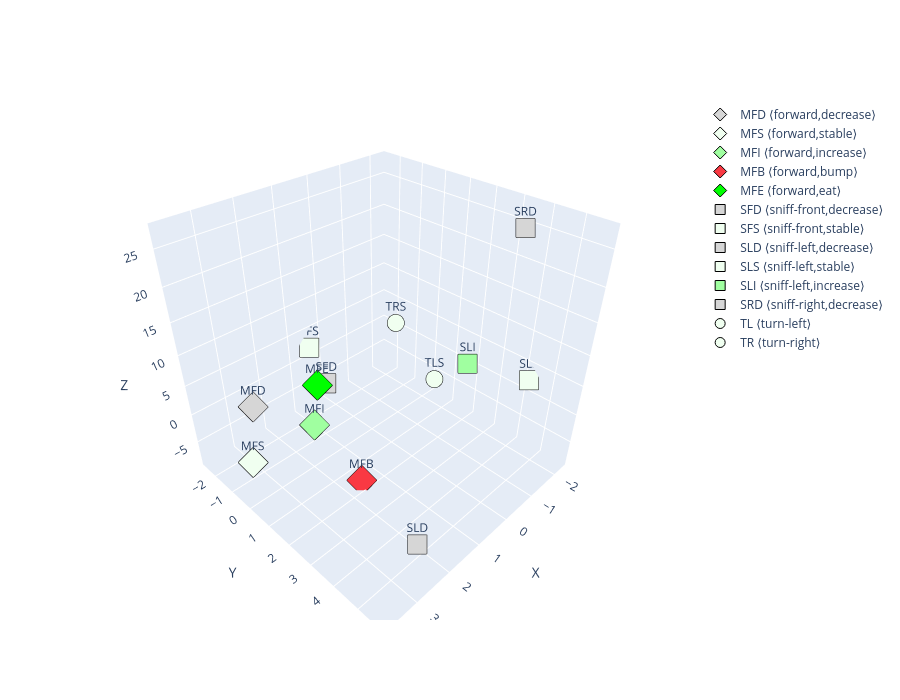

Notebook code for this chart:
### Code cell
# Look for the body model

group_axes_direction = {
    "direction_forward": df.index[df['direction'] == "front"].tolist(), 
    "direction_left": df.index[df['direction'] == "left"].tolist(), 
    "direction_right": df.index[df['direction'] == "right"].tolist(),
}
token_labels =  df['long'].tolist()
token_labels[11] = "TL ⟨turn-left⟩"
token_labels[13] = "TR ⟨turn-right⟩"
all_tokens = df.index.tolist()

# embedding_weight = model.embedding.weight
projected = project_embeddings_to_3D(model.embedding.weight, group_axes_direction)
plotly_embedding(projected, [token_labels[i] for i in all_tokens], all_tokens)

### Figure 1 — Plotly figure (JSON) as saved in the notebook; plotly's stock layout.template omitted (floating-point values rounded to 4 significant figures)
{"data": [{"marker": {"color": "#D6D6D6", "line": {"color": "black", "width": 1}, "size": 10, "symbol": "diamond"}, "mode": "markers+text", "name": "MFD ⟨forward,decrease⟩", "text": "MFD", "textposition": "top center", "type": "scatter3d", "x": [2.92], "y": [-1.281], "z": [1.754]}, {"marker": {"color": "#F0FFF0", "line": {"color": "black", "width": 1}, "size": 10, "symbol": "diamond"}, "mode": "markers+text", "name": "MFS ⟨forward,stable⟩", "text": "MFS", "textposition": "top center", "type": "scatter3d", "x": [3.743], "y": [0.1749], "z": [-1.027]}, {"marker": {"color": "#A0FFA0", "line": {"color": "black", "width": 1}, "size": 10, "symbol": "diamond"}, "mode": "markers+text", "name": "MFI ⟨forward,increase⟩", "text": "MFI", "textposition": "top center", "type": "scatter3d", "x": [2.075], "y": [0.3223], "z": [-0.3074]}, {"marker": {"color": "#F93943", "line": {"color": "black", "width": 1}, "size": 10, "symbol": "diamond"}, "mode": "markers+text", "name": "MFB ⟨forward,bump⟩", "text": "MFB", "textposition": "top center", "type": "scatter3d", "x": [1.61], "y": [1.777], "z": [-8.409]}, {"marker": {"color": "#00FF00", "line": {"color": "black", "width": 1}, "size": 10, "symbol": "diamond"}, "mode": "markers+text", "name": "MFE ⟨forward,eat⟩", "text": "MFE", "textposition": "top center", "type": "scatter3d", "x": [1.371], "y": [-0.6336], "z": [2.052]}, {"marker": {"color": "#D6D6D6", "line": {"color": "black", "width": 1}, "size": 10, "symbol": "square"}, "mode": "markers+text", "name": "SFD ⟨sniff-front,decrease⟩", "text": "SFD", "textposition": "top center", "type": "scatter3d", "x": [1.134], "y": [-0.5548], "z": [1.857]}, {"marker": {"color": "#F0FFF0", "line": {"color": "black", "width": 1}, "size": 10, "symbol": "square"}, "mode": "markers+text", "name": "SFS ⟨sniff-front,stable⟩", "text": "SFS", "textposition": "top center", "type": "scatter3d", "x": [0.485], "y": [-2.516], "z": [2.165]}, {"marker": {"color": "#D6D6D6", "line": {"color": "black", "width": 1}, "size": 10, "symbol": "square"}, "mode": "markers+text", "name": "SLD ⟨sniff-left,decrease⟩", "text": "SLD", "textposition": "top center", "type": "scatter3d", "x": [2.854], "y": [5.732], "z": [-0.6491]}, {"marker": {"color": "#F0FFF0", "line": {"color": "black", "width": 1}, "size": 10, "symbol": "square"}, "mode": "markers+text", "name": "SLS ⟨sniff-left,stable⟩", "text": "SLS", "textposition": "top center", "type": "scatter3d", "x": [-2.3], "y": [4.246], "z": [2.67]}, {"marker": {"color": "#A0FFA0", "line": {"color": "black", "width": 1}, "size": 10, "symbol": "square"}, "mode": "markers+text", "name": "SLI ⟨sniff-left,increase⟩", "text": "SLI", "textposition": "top center", "type": "scatter3d", "x": [-1.263], "y": [2.733], "z": [5.352]}, {"marker": {"color": "#D6D6D6", "line": {"color": "black", "width": 1}, "size": 10, "symbol": "square"}, "mode": "markers+text", "name": "SRD ⟨sniff-right,decrease⟩", "text": "SRD", "textposition": "top center", "type": "scatter3d", "x": [-1.413], "y": [4.061], "z": [27.04]}, {"marker": {"color": "#F0FFF0", "line": {"color": "black", "width": 1}, "size": 10, "symbol": "circle"}, "mode": "markers+text", "name": "TL ⟨turn-left⟩", "text": "TLS", "textposition": "top center", "type": "scatter3d", "x": [-0.4751], "y": [2.266], "z": [4.015]}, {"marker": {"color": "#F0FFF0", "line": {"color": "black", "width": 1}, "size": 10, "symbol": "circle"}, "mode": "markers+text", "name": "TR ⟨turn-right⟩", "text": "TRS", "textposition": "top center", "type": "scatter3d", "x": [0.7564], "y": [2.119], "z": [16.07]}], "layout": {"height": 700, "scene": {"xaxis": {"title": {"text": "X"}}, "yaxis": {"title": {"text": "Y"}}, "zaxis": {"title": {"text": "Z"}}}, "width": 900}}
